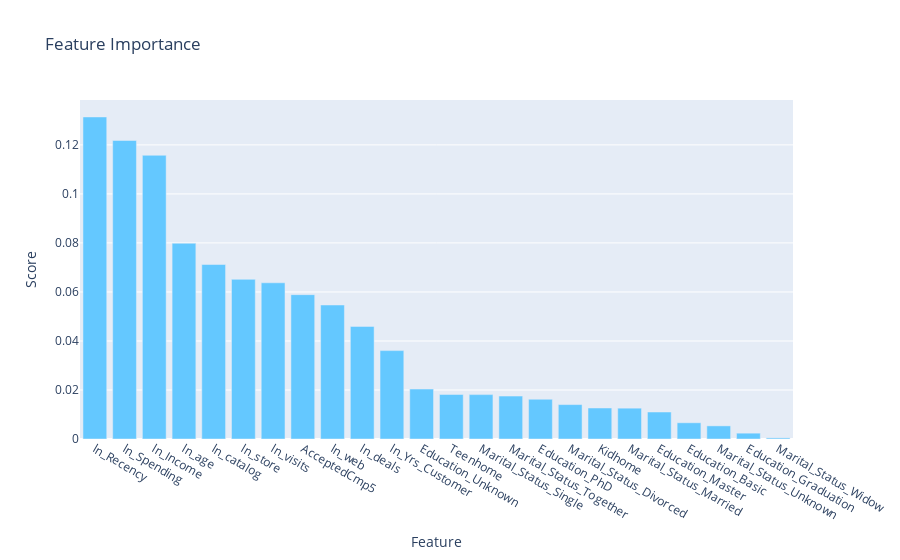

Notebook code cell kept with this figure:
### Code cell
# display results with plotly
trace0 = go.Bar(x= fi_df.index,
                y= fi_df['fi'].values,
                marker=dict(color='rgb(100,200,300)'))

# now the layout
layout=go.Layout(title='Feature Importance',
                   xaxis= dict(title='Feature'),
                   yaxis=dict(title='Score'))
# bind using go.Figure
fig = go.Figure(data=[trace0], layout=layout)
fig

### Figure 1 — Plotly figure (JSON) as saved in the notebook; plotly's stock layout.template omitted (floating-point values rounded to 4 significant figures)
{"data": [{"marker": {"color": "rgb(100,200,300)"}, "type": "bar", "x": ["ln_Recency", "ln_Spending", "ln_Income", "ln_age", "ln_catalog", "ln_store", "ln_visits", "AcceptedCmp5", "ln_web", "ln_deals", "ln_Yrs_Customer", "Education_Unknown", "Teenhome", "Marital_Status_Single", "Marital_Status_Together", "Education_PhD", "Marital_Status_Divorced", "Kidhome", "Marital_Status_Married", "Education_Master", "Education_Basic", "Marital_Status_Unknown", "Education_Graduation", "Marital_Status_Widow"], "y": [0.1314, 0.1218, 0.1158, 0.07988, 0.07119, 0.06515, 0.06374, 0.05889, 0.05468, 0.04595, 0.03607, 0.02038, 0.01816, 0.01811, 0.01751, 0.01621, 0.01404, 0.01265, 0.01258, 0.01101, 0.006623, 0.005359, 0.002378, 0.000456]}], "layout": {"title": {"text": "Feature Importance"}, "xaxis": {"title": {"text": "Feature"}}, "yaxis": {"title": {"text": "Score"}}}}
